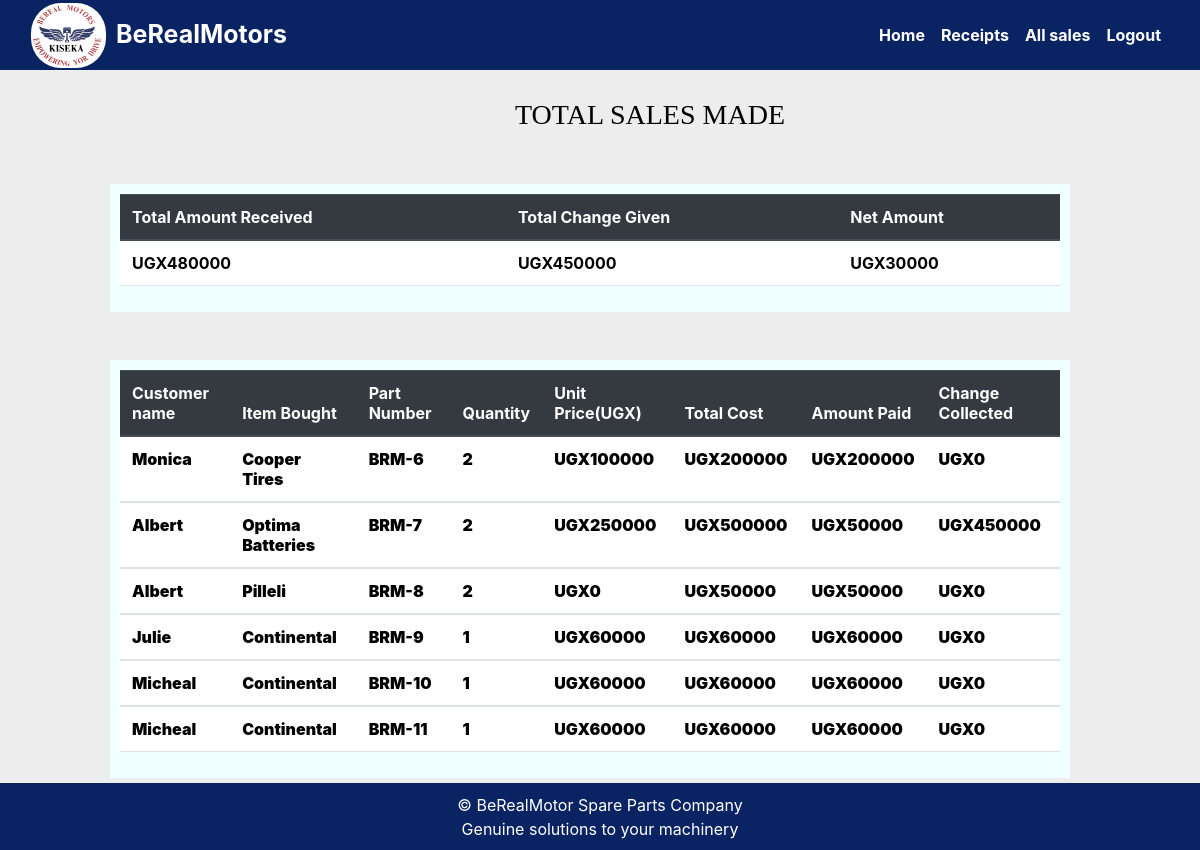
Page /all_sales/ (signed in) on the earlier database version.
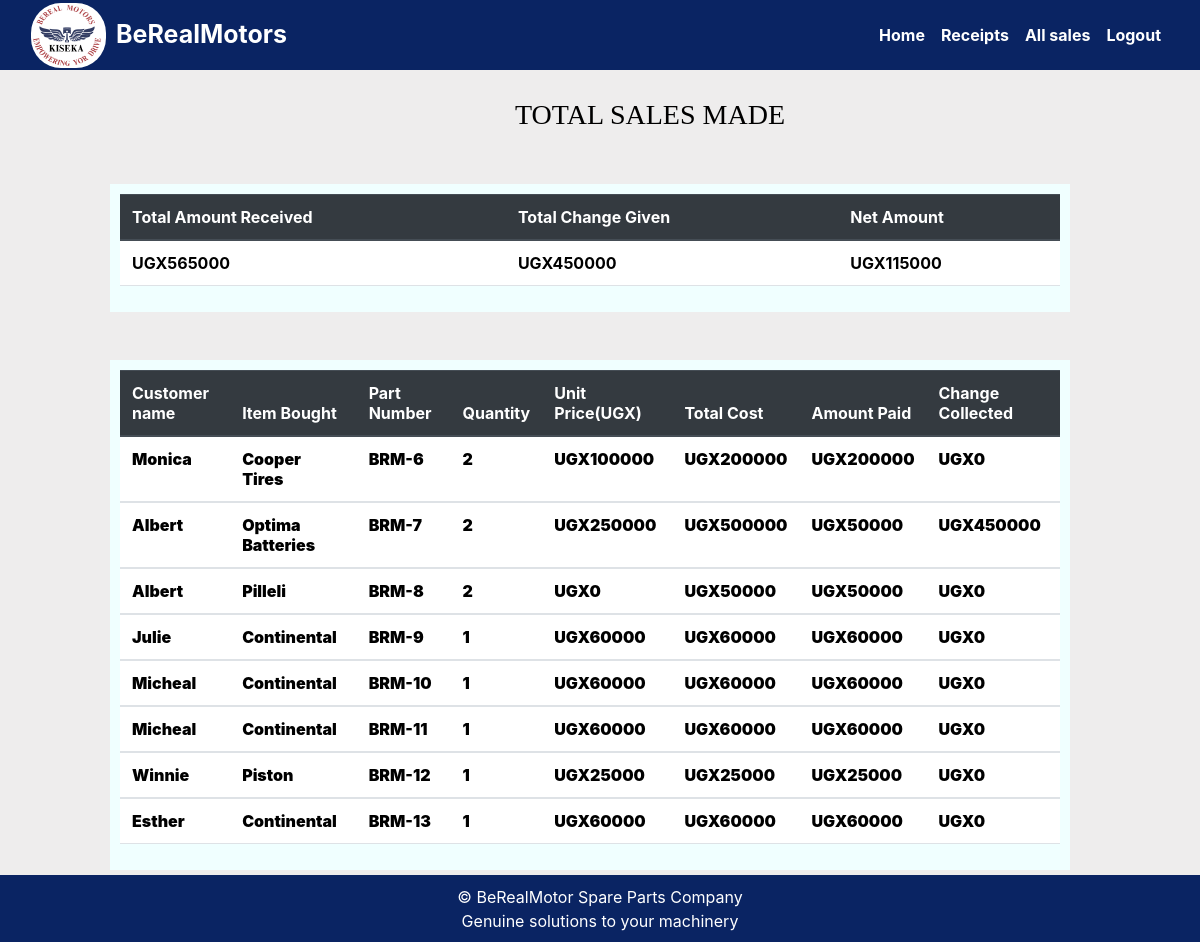
Same page on the later database version.
### MyApplication/models.py (models this page shows, shortened)
class Sale(models.Model):
    item = models.ForeignKey(Product,on_delete=models.CASCADE)
    quantity = models.IntegerField(null=False,blank=False)
    amount_recieved = models.IntegerField(null=False, blank=False)
    issued_to = models.CharField(max_length=50, null=False, blank=False)
    unit_price = models.IntegerField(default =0, null=False, blank=False)
    branch_name = models.CharField(max_length=50, null=False, blank=False)
    sale_date = models.DateField(default=timezone.now)
    phone_number = models.CharField(max_length=50, null=False, blank=False)
    def get_total(self):
        total = self.quantity*self.item.unit_price
        return int(total)
    def get_change(self):
        change = self.get_total() - self.amount_recieved
        return abs(int(change))

class Product(models.Model):
    Category_name = models.ForeignKey(Category, on_delete = models.CASCADE)
    item_name = models.CharField(max_length = 50)
    received_date =models.DateTimeField(auto_now=True)
    country_of_origin =models.CharField(max_length = 50)
    total_quantity= models.IntegerField(default=0, null=False,blank=False)
    issued_quantity = models.IntegerField(default=0, null=True,blank=True)
    recieved_quantity = models.IntegerField(default=0,null=False,blank=False)
    unit_price = models.IntegerField(default=0, null=False,blank=False)
    def __str__(self):
        return self.item_name

### MyApplication/views.py (the view)
# urls.py: path('all_sales/',views.all_sales, name = 'all_sales'),
@login_required
def all_sales(request):
    sales = Sale.objects.all()
    total = sum([items.amount_recieved for items in sales])
    change = sum([items.get_change() for items in sales])
    net = total - change
    return render(request,'dan/all_sales.html',{'sales':sales,'change':change,'total':total,'net':net,})

### template/dan/all_sales.html (shortened to what this page needs)
{% extends 'dan/base.html'%} {% block content%}
<br></br>
<h1 class="text-center">TOTAL SALES MADE</h1><br>
<div class="container" style="margin-top: 20px;">
  <table class="table">
    <thead class="thead-dark">
      <tr>
        <th scope="col" style="font-weight: bolder;">Total Amount Received</th>
        <th scope="col" style="font-weight: bolder; ">Total Change Given</th>
        <th scope="col" style="font-weight: bolder; ">Net Amount</th>
      </tr>
    </thead>
    <tbody>
      <tr>
        <td style="font-weight: bolder;">UGX{{total}}</td>
        <td style="font-weight: bolder;">UGX{{change}}</td>
        <td style="font-weight: bolder;">UGX{{net}}</td>
      </tr>
    </tbody>
  </table>
</div>
<br></br>
  <div class="container">
    <table class="table">
      <thead class="thead-dark" style="font-weight: bolder;">
        <tr>
          <th scope="col">Customer name</th>
          <th scope="col">Item Bought</th>
          <th scope="col">Part Number</th>
          <th scope="col">Quantity</th>
          <th scope="col">Unit Price(UGX)</th>
          <th scope="col">Total Cost</th>
          <th scope="col">Amount Paid</th>
          <th scope="col">Change Collected</th>
        </tr>
      </thead>
      {% for sale in sales %}
      <tbody style="font-weight: bolder;">
        <tr>
          <td style="font-weight: bolder;">{{sale.issued_to | title}}</td>
          <td style="font-weight: bolder;">{{sale.item | title}}</td>
          <td style="font-weight: bolder;">BRM-{{sale.id}}</td>
          <td style="font-weight: bolder;">{{sale.quantity}}</td>
          <td style="font-weight: bolder;">UGX{{sale.unit_price}}</td>
          <td style="font-weight: bolder;">UGX{{sale.get_total}}</td>
          <td style="font-weight: bolder;">UGX{{sale.amount_recieved}}</td>
          <td style="font-weight: bolder;">UGX{{sale.get_change}}</td>
        </tr>
      </tbody>
      {% endfor %}
    </table>
  </div>
<br>
<br>
<br>
{% endblock%}

Differences in the rows shown:
added Sale: issued_to "Winnie", item "Piston", id "12", quantity "1", unit_price "25000", get_total "25000", amount_recieved "25000", get_change "0"
added Sale: issued_to "Esther", item "Continental", id "13", quantity "1", unit_price "60000", get_total "60000", amount_recieved "60000", get_change "0"
Other differences:
{{ total }}: "480000" → "565000"
{{ net }}: "30000" → "115000"
